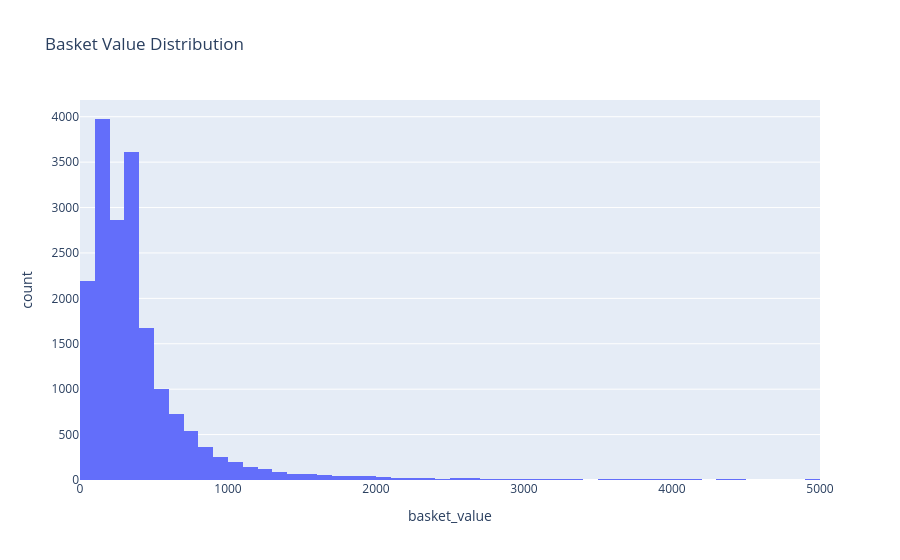

Notebook cell for this chart:
### Code cell
# Histogram för korg-ditribution efter pris och antal
basket_fig = px.histogram(df_basket_dist, 
             x='basket_value',
             nbins=20,
             title='Basket Value Distribution')
basket_fig.update_traces(xbins=dict(start=0, end=5000, size=100))
basket_fig.write_html(
    "../HTML/basket_v_distribution.html",
    include_plotlyjs='cdn'
)
basket_fig.show()

### Figure 1 — Plotly figure (JSON) as saved in the notebook; plotly's stock layout.template omitted (floating-point values rounded to 4 significant figures; data arrays with more than 128 entries replaced by an {"elided": "..."} marker saying what was removed)
{"data": [{"bingroup": "x", "hovertemplate": "basket_value=%{x}<br>count=%{y}<extra></extra>", "legendgroup": "", "marker": {"color": "#636efa", "pattern": {"shape": ""}}, "name": "", "nbinsx": 20, "orientation": "v", "showlegend": false, "type": "histogram", "x": {"elided": "18526 float values"}, "xaxis": "x", "xbins": {"end": 5000, "size": 100, "start": 0}, "yaxis": "y"}], "layout": {"barmode": "relative", "legend": {"tracegroupgap": 0}, "title": {"text": "Basket Value Distribution"}, "xaxis": {"anchor": "y", "domain": [0, 1], "title": {"text": "basket_value"}}, "yaxis": {"anchor": "x", "domain": [0, 1], "title": {"text": "count"}}}}
